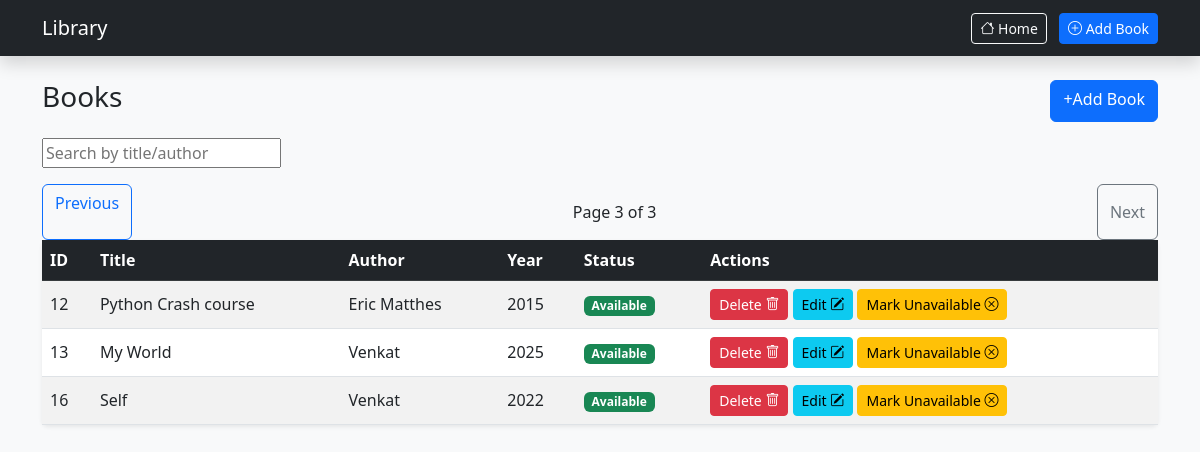
/?page=3, run on the app's committed database.
### tables this page shows
CREATE TABLE books (
        id INTEGER PRIMARY KEY AUTOINCREMENT,
        title TEXT NOT NULL,
        author TEXT NOT NULL,
        year INTEGER,
        available INTEGER DEFAULT 1
        );

### flask_library_app.py (the view)
@app.route("/")
def home():
    page = int(request.args.get("page",1))
    limit = 5
    keyword = request.args.get("q")
    if keyword:
        books = service.search_books(keyword)
        total = len(books)
    else:
        books = service.get_books_paginated(page, limit)
        total = service.get_total_books_count()
    total_pages = ( total + limit -1 )//limit
    return render_template("index.html", books=books, page=page, total_pages=total_pages)

### db.py (called while the page is built)
def get_connection():
    return sqlite3.connect(DB_NAME)

### services/library_service.py (called while the page is built)
    def get_books_paginated(self, page=1, limit=5, year=None, available=None):
        conn = get_connection()
        cursor = conn.cursor()
        query = "SELECT * FROM books WHERE 1=1"
        params = []
        if year:
            query += " AND year=?"
            params.append(year)
        if available is not None:
            query += " AND available=?"
            params.append(available)
        offset = (page-1)*limit
        query += " LIMIT ? OFFSET ?"
        params.extend([limit,offset])
        cursor.execute(query, params)
        rows = cursor.fetchall()
        conn.close()
        return [Book(row[1],row[2],row[3],row[4],row[0]) for row in rows]

    def get_total_books_count(self, year=None, available=None):
        conn = get_connection()
        cursor = conn.cursor()
        query = "SELECT COUNT(*) FROM books WHERE 1=1"
        params = []
        if year:
            query += " AND year=?"
            params.append(year)
        if available is not None:
            query += " AND available=?"
            params.append(available)
        cursor.execute(query,params)
        count = cursor.fetchone()[0]
        conn.close()
        return count

### templates/index.html
{% extends "base.html" %}
{% block content %}
	<div class="d-flex justify-content-between mb-3">
		<h3>Books</h3>
		<a href="/add" class="btn btn-primary">+Add Book</a>
	</div>
	<form method="GET" action="/" class="mb-3">
		<input type="text" name="q" placeholder="Search by title/author" class="form control">
	</form>
	<div class="d-flex justify-content-between mt-3">
		{% if page > 1 %}
			<a href="/?page={{ page-1 }}" class="btn btn-outline-primary">Previous</a>
		{% else %}
			<button class="btn btn-outline-secondary" disabled>previous</button>
		{% endif %}
		<p class="text-center mt-3">
		Page {{ page }} of {{ total_pages }}
	</p>
		{% if page < total_pages %}
			<a href="/?page={{ page+1 }}" class="btn btn-outline-primary">Next</a>
		{% else %}
			<button class="btn btn-outline-secondary" disabled">Next</button>
		{% endif %}
	</div>
	<table class="table table-hover table-striped align-middle shadow-sm bg-white rounded">
		<thead class="table-dark">
			<tr>
				<th>ID</th>
				<th>Title</th>
				<th>Author</th>
				<th>Year</th>
				<th>Status</th>
				<th>Actions</th>
			</tr>
		</thead>
		<tbody>
			{% for b in books %}
				<tr>
				<td>{{ b.id }}</td>
				<td>{{ b.title }}</td>
				<td>{{ b.author }}</td>
				<td>{{ b.year }}</td>
				<td>
					{% if b.available == 1 %}
						<span class="badge bg-success">Available</span>
					{% else %}
						<span class="badge bg-danger">Not Available</span>
					{% endif %}
				</td>
				<td>
					<a href="/delete/{{ b.id }}" class="btn btn-sm btn-danger">Delete
						<i class="bi bi-trash"></i>
					</a>
					<a href="/edit/{{ b.id }}" class="btn btn-sm btn-info">Edit
						<i class="bi bi-pencil-square"></i>
					</a>
					{% if  b.available == 1 %}
						<a href="/toggle/{{ b.id }}/0" class="btn btn-sm btn-warning">Mark Unavailable
							<i class="bi bi-x-circle"></i>
						</a>
					{% else %}
						<a href="/toggle/{{ b.id }}/1" class="btn btn-sm btn-success">Mark Available
							<i class="bi bi-check-circle"></i>
						</a>
					{% endif %}
				</td>
				</tr>
			{% endfor %}
		</tbody>
	</table>
{% endblock %}

### templates/base.html (style rules this page uses)
body { font-family: 'Segoe UI', sans-serif; }
.btn { border-radius: 8px; }

### data on the page
books: id "12", title "Python Crash course", author "Eric Matthes", year "2015", available "Available"
books: id "13", title "My World", author "Venkat", year "2025", available "Available"
books: id "16", title "Self", author "Venkat", year "2022", available "Available"

### other printed values
{{ page }} "3"
{{ total_pages }} "3"
